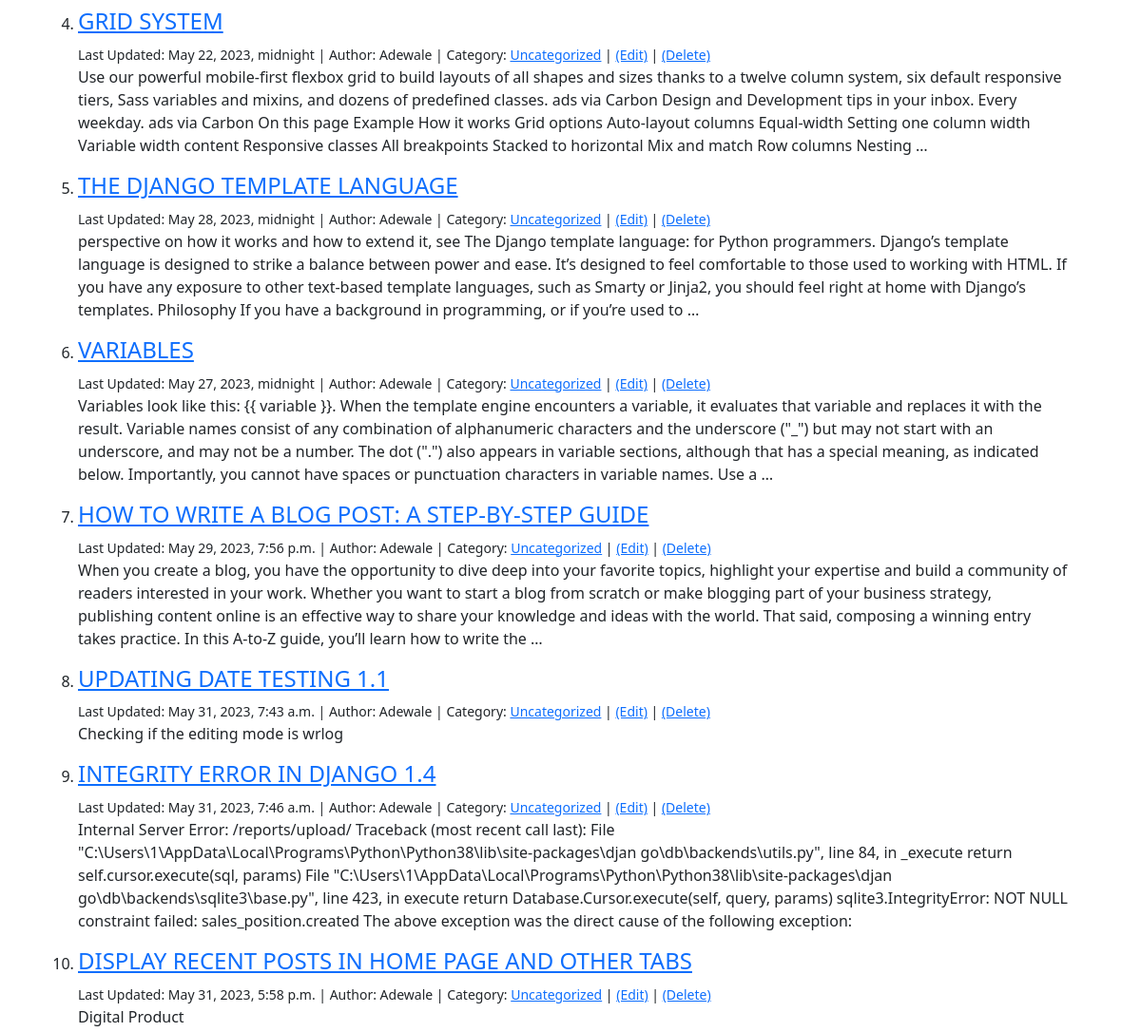
Page /category/Uncategorized/ (signed in, middle part) on the earlier database version.
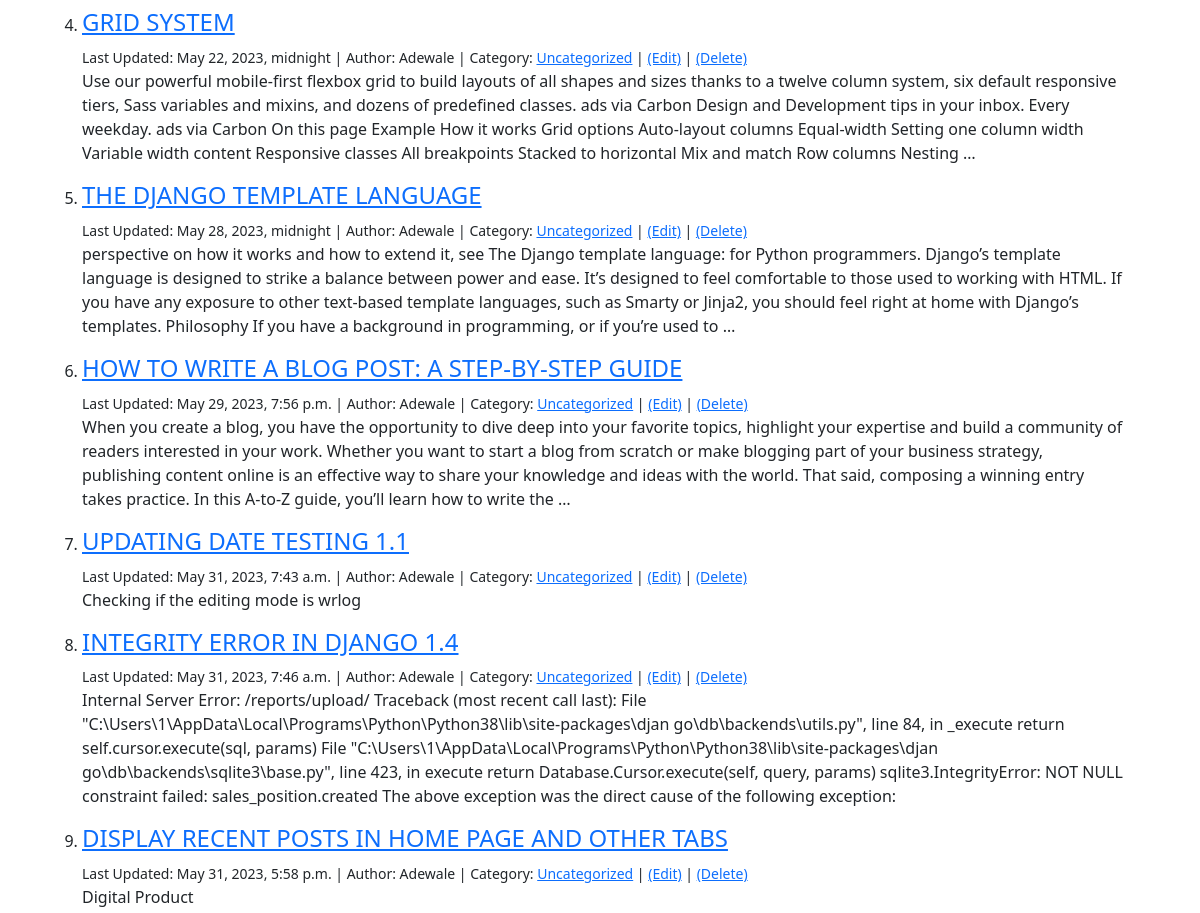
Same page on the later database version.
### index/models.py (models this page shows, shortened)
class BlogPost(models.Model):
    author = models.ForeignKey(User, on_delete=models.CASCADE)
    title = models.CharField(max_length=255, unique=True)
    date = models.DateTimeField(auto_now_add=True)
    category = models.CharField(max_length=150, default='uncategorized')
    content = RichTextField(blank=True, null=True, unique=True)
    headline = models.TextField(max_length=255)
    likes = models.ManyToManyField(User, related_name='blog_posts')

### index/views.py (the view)
# urls.py: path('category/<str:category_name>/', views.CategoryView, name='category_list'),
def CategoryView(request, category_name):
    try:
        category = models.BlogCategory.objects.get(name=category_name)
        posts = models.BlogPost.objects.filter(category=category)
        return render(request, 'home/category_view.html', {
            'category': category,
            'posts': posts,
        })
    except models.BlogCategory.DoesNotExist:
        return render(request, 'home/category_not_found.html')
    except:
        return render(request, 'home/error.html')

### index/models.py (called while the page is built)
    def __str__(self):
        return self.name

### index/templates/home/category_view.html (shortened to what this page needs)
{% extends 'home/base.html' %}
{% block body %}
{% if posts %}
        <h1>{{category.name | upper}} POSTS  </h1><br> <br>
        <ol>
            {% for blog in posts %}
            <li>
               <h4><a href="{% url 'index:blog_details' blog.pk %}"> {{blog.title | upper}}</a></h4>
               {% if user.is_authenticated %}
                    <small>
                        Last Updated: {{blog.date}} | Author: {{blog.author}} |
                        Category: <a href="{% url 'index:category_list' blog.category %}">{{blog.category}}</a> |
                    {% if blog.author.id == user.id  %}
                        <a href="{% url 'index:edit_post' blog.pk %}">(Edit)</a> |
                        <a href="{% url 'index:delete_post' blog.pk %}">(Delete)</a>
                    {% endif %}
                    </small>
                    <p>
                            {{blog.content | truncatewords:"80" | safe}}
                    </p>
            {% endif %}
            </li>
            {% empty %}
                <h2>No recent posts availabe for this category....</h2>
            {% endfor %}
        </ol>
    {% else %}
            <h4>This page do not exists</h4>
    {% endif %}
    <br><br> <a class="btn btn-primary" href="{% url 'index:blog_list' %}">View Blog Posts</a>  <br><br><br>
{% endblock %}

Differences in the rows shown:
removed BlogPost: title "VARIABLES", date "May 27, 2023, midnight", author "Adewale", category "Uncategorized", shows "(Edit)", content "Variables look like this: {{ variable }}. When the template engine encounters a variable, it evaluates that variable and replaces it with the result. Variable names consist of any combination of alphanumeric characters and the underscore (\"_\") but may not start with an underscore, and may not be a number. The dot (\".\") also appears in variable sections, although that has a special meaning, as indicated below. Importantly, you cannot have spaces or punctuation characters in variable names. Use a …"
